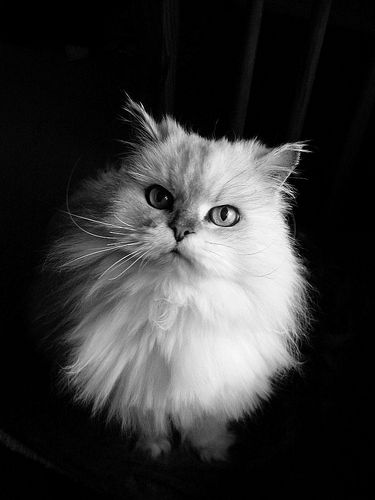
#> input picture winograd_python/persian_cat.jpg, 375 x 500 px
$ jupyter execute --allow-errors 'definition-based convolution.ipynb'   (Python 2 division)
#> lines starting #> are read from the running program, lines starting #| are printed output that depends on the picture
[cell 1]
import numpy as np

dir_name = './weights_npy/'
layer_names = ['block1_conv1',
         'block1_conv2',
         'block2_conv1',
         'block2_conv2',
         'block3_conv1',
         'block3_conv2',
         'block3_conv3',
         'block4_conv1',
         'block4_conv2',
         'block4_conv3',
         'block5_conv1',
         'block5_conv2',
         'block5_conv3',
         'fc1',
         'fc2',
         'predictions']

#> (a cell that did not finish here is left out)

[cell 3]
import cv2
from matplotlib import pyplot as plt
import matplotlib.image as mpimg

im = cv2.resize(cv2.imread('persian_cat.jpg'), (224, 224)).astype(np.float32)
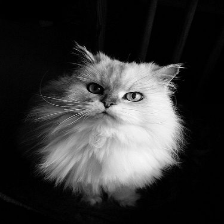
#> im: shape (224, 224, 3) float32; min 0, max 250, mean 53.2

# [4 lines of commented-out code are left out]
im = np.expand_dims(im, axis=0)
print im.shape
#| (1, 224, 224, 3)
print im
#> (printed output is left out)

[cell 4]
from layer_funcs import affine_forward, max_pool_forward, conv_forward, relu_forward

x = im
print x
#> (printed output is left out)

stride = 1

#> (the rest of this cell did not finish here and is left out)
